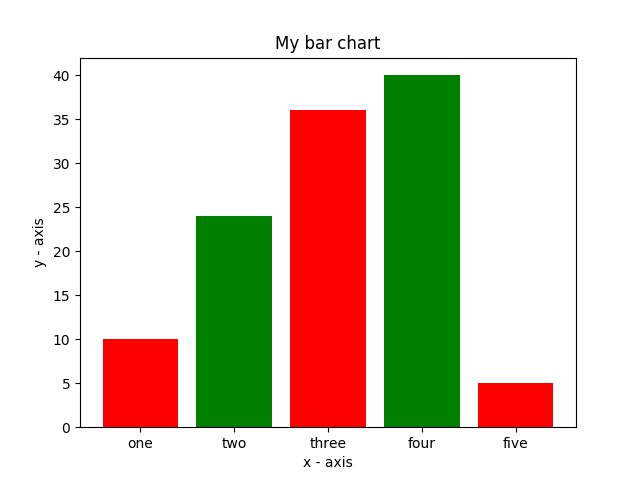

The Python source for this figure:
import matplotlib.pyplot as plt

#,x-coordinate of left side of the bar
left = [1,2,3,4,5]

#height of the bar
height = [10,24,36,40,5]

#label for bars
tick_label = ['one','two','three','four','five']

#plotting a bar chart
plt.bar (left, height, tick_label=tick_label,
	    width = 0.8, color = ['red','green'])

#naming the x-axis
plt.xlabel ('x - axis')
#naming the y-axis
plt.ylabel ('y - axis')
#plot tittle
plt.title('My bar chart')

#function to show the plot
plt.show()
